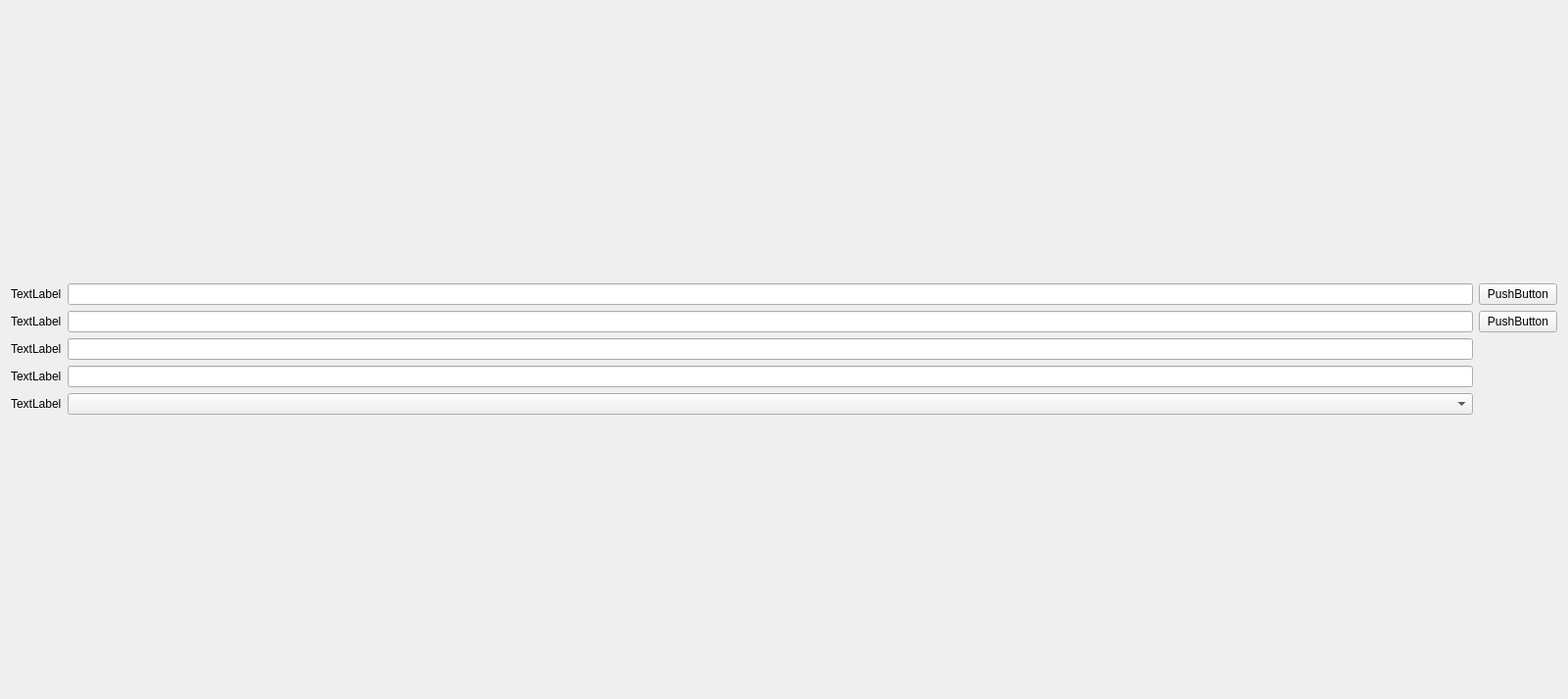
<?xml version="1.0" encoding="UTF-8"?>
<ui version="4.0">
 <class>Setting4STAWidget</class>
 <widget class="QWidget" name="Setting4STAWidget">
  <property name="geometry">
   <rect>
    <x>0</x>
    <y>0</y>
    <width>1600</width>
    <height>713</height>
   </rect>
  </property>
  <property name="windowTitle">
   <string>Form</string>
  </property>
  <layout class="QGridLayout" name="gridLayout_2">
   <item row="0" column="0">
    <layout class="QGridLayout" name="gridLayout">
     <item row="2" column="0">
      <widget class="CustomLabel" name="IpLabel">
       <property name="text">
        <string>TextLabel</string>
       </property>
      </widget>
     </item>
     <item row="1" column="0">
      <widget class="CustomLabel" name="FTPIDPWLabel">
       <property name="text">
        <string>TextLabel</string>
       </property>
      </widget>
     </item>
     <item row="4" column="0">
      <widget class="CustomLabel" name="printerLabel">
       <property name="text">
        <string>TextLabel</string>
       </property>
      </widget>
     </item>
     <item row="3" column="0">
      <widget class="CustomLabel" name="subnetMaskLabel">
       <property name="text">
        <string>TextLabel</string>
       </property>
      </widget>
     </item>
     <item row="0" column="1">
      <widget class="CustomLineEdit" name="wifiSSIDLineEdit"/>
     </item>
     <item row="4" column="1">
      <widget class="CustomComboBox" name="printComboBox"/>
     </item>
     <item row="3" column="1">
      <widget class="CustomLineEdit" name="subnetMaskLineEdit"/>
     </item>
     <item row="2" column="1">
      <widget class="CustomLineEdit" name="ipLineEdit"/>
     </item>
     <item row="1" column="1">
      <widget class="CustomLineEdit" name="FTPIDPWLineEdit"/>
     </item>
     <item row="0" column="0">
      <widget class="CustomLabel" name="wifiSSIDLabel">
       <property name="text">
        <string>TextLabel</string>
       </property>
      </widget>
     </item>
     <item row="1" column="2">
      <widget class="CustomPushButton" name="pwPushButton">
       <property name="text">
        <string>PushButton</string>
       </property>
      </widget>
     </item>
     <item row="0" column="2">
      <widget class="QPushButton" name="searchPushButton">
       <property name="text">
        <string>PushButton</string>
       </property>
      </widget>
     </item>
    </layout>
   </item>
  </layout>
 </widget>
 <customwidgets>
  <customwidget>
   <class>CustomLabel</class>
   <extends>QLabel</extends>
   <header>CustomLabel.h</header>
  </customwidget>
  <customwidget>
   <class>CustomPushButton</class>
   <extends>QPushButton</extends>
   <header>CustomPushButton.h</header>
  </customwidget>
  <customwidget>
   <class>CustomComboBox</class>
   <extends>QComboBox</extends>
   <header>CustomComboBox.h</header>
  </customwidget>
  <customwidget>
   <class>CustomLineEdit</class>
   <extends>QLineEdit</extends>
   <header>CustomLineEdit.h</header>
  </customwidget>
 </customwidgets>
 <resources/>
 <connections/>
</ui>
